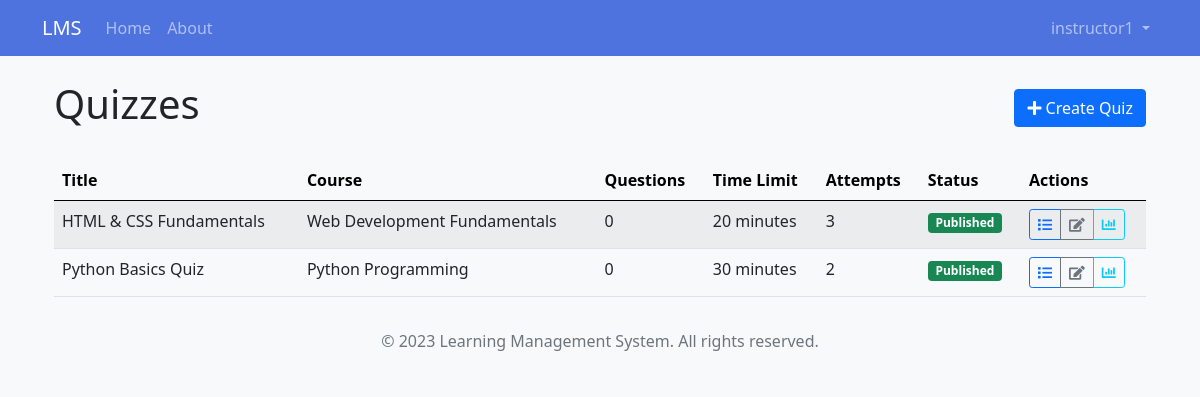
The page /instructor/quizzes (signed in) on the database its author committed.
### app/models/user.py (models this page shows, shortened)
class User(db.Model, UserMixin):
    id = db.Column(db.Integer, primary_key=True)
    username = db.Column(db.String(50), unique=True, nullable=False)
    email = db.Column(db.String(120), unique=True, nullable=False)
    password = db.Column(db.String(60), nullable=False)
    first_name = db.Column(db.String(50), nullable=False)
    last_name = db.Column(db.String(50), nullable=False)
    role = db.Column(db.String(20), nullable=False)
    created_at = db.Column(db.DateTime, default=datetime.utcnow)
    last_login = db.Column(db.DateTime, nullable=True)
    is_active = db.Column(db.Boolean, default=True)
    is_email_verified = db.Column(db.Boolean, default=False)
    profile = db.relationship(
        'UserProfile', backref='user', uselist=False, cascade='all, delete-orphan')
    courses_teaching = db.relationship(
        'Course', backref='instructor', lazy=True)
    enrollments = db.relationship('Enrollment', backref='student', lazy=True)
    parent_of = db.relationship('ParentStudent',
                                foreign_keys='ParentStudent.parent_id',
                                backref='parent', lazy=True)

class Quiz(db.Model):
    __tablename__ = 'quizzes'
    id = db.Column(db.Integer, primary_key=True)
    title = db.Column(db.String(100), nullable=False)
    description = db.Column(db.Text)
    course_id = db.Column(db.Integer, db.ForeignKey(
        'course.id'), nullable=False)
    module_id = db.Column(
        db.Integer, db.ForeignKey('module.id'), nullable=True)
    time_limit_minutes = db.Column(
        db.Integer, default=0)  # 0 means no time limit
    passing_score = db.Column(db.Float, default=60.0)
    attempts_allowed = db.Column(db.Integer, default=1)  # -1 means unlimited
    shuffle_questions = db.Column(db.Boolean, default=False)
    show_correct_answers = db.Column(db.Boolean, default=True)
    created_at = db.Column(db.DateTime, default=datetime.utcnow)
    is_published = db.Column(db.Boolean, default=False)
    course = db.relationship(
        'Course', backref=db.backref('quizzes', lazy=True))
    module = db.relationship(
        'Module', backref=db.backref('quizzes', lazy=True))
    questions = db.relationship(
        'Question', backref='quiz', lazy=True, cascade='all, delete-orphan')
    attempts = db.relationship(
        'QuizAttempt', backref='quiz', lazy=True, cascade='all, delete-orphan')

class Course(db.Model):
    id = db.Column(db.Integer, primary_key=True)
    title = db.Column(db.String(100), nullable=False)
    description = db.Column(db.Text, nullable=True)
    instructor_id = db.Column(
        db.Integer, db.ForeignKey('user.id'), nullable=False)
    created_at = db.Column(db.DateTime, default=datetime.utcnow)
    category_id = db.Column(db.Integer, db.ForeignKey(
        'course_category.id'), nullable=True)
    thumbnail = db.Column(db.String(255), nullable=True)
    is_published = db.Column(db.Boolean, default=False)
    is_featured = db.Column(db.Boolean, default=False)
    enable_drip = db.Column(db.Boolean, default=False)
    drip_interval_days = db.Column(
        db.Integer, default=0)  # 0 means no interval
    enrollments = db.relationship('Enrollment', backref='course', lazy=True)
    modules = db.relationship(
        'Module', backref='course', lazy=True, order_by='Module.order')
    prerequisites = db.relationship(
        'Course', secondary=course_prerequisites,
        primaryjoin=(course_prerequisites.c.course_id == id),
        secondaryjoin=(course_prerequisites.c.prerequisite_id == id),
        backref=db.backref('required_for', lazy='dynamic'),
        lazy='dynamic'
    )

### app/routes/instructor.py (the view)
@instructor.route('/quizzes')
@login_required
@instructor_required
def quizzes():
    instructor_courses = Course.query.filter_by(
        instructor_id=current_user.id).all()
    course_ids = [course.id for course in instructor_courses]
    quizzes = Quiz.query.filter(Quiz.course_id.in_(
        course_ids)).order_by(Quiz.created_at.desc()).all()
    return render_template('instructor/quizzes.html', quizzes=quizzes, courses=instructor_courses)

### app/models/user.py (called while the page is built)
@login_manager.user_loader
def load_user(user_id):
    return User.query.get(int(user_id))

### app/routes/instructor.py (called while the page is built)
def instructor_required(f):
    @wraps(f)
    def decorated_function(*args, **kwargs):
        if not current_user.is_authenticated or current_user.role != UserRole.INSTRUCTOR:
            flash('You do not have permission to access this page.', 'danger')
            return redirect(url_for('main.index'))
        return f(*args, **kwargs)
    return decorated_function

### app/templates/instructor/quizzes.html (shortened to what this page needs)
{% extends "base.html" %}
{% block content %}
<div class="container mt-4">
    <div class="d-flex justify-content-between align-items-center mb-4">
        <h1>Quizzes</h1>
        <a href="{{ url_for('instructor.create_quiz') }}" class="btn btn-primary">
            <i class="fas fa-plus"></i> Create Quiz
        </a>
    </div>
    {% if quizzes %}
        <div class="table-responsive">
            <table class="table table-striped table-hover">
                <thead class="table-light">
                    <tr>
                        <th>Title</th>
                        <th>Course</th>
                        <th>Questions</th>
                        <th>Time Limit</th>
                        <th>Attempts</th>
                        <th>Status</th>
                        <th>Actions</th>
                    </tr>
                </thead>
                <tbody>
                    {% for quiz in quizzes %}
                    <tr>
                        <td>{{ quiz.title }}</td>
                        <td>{{ quiz.course.title }}</td>
                        <td>{{ quiz.questions|length }}</td>
                        <td>
                            {% if quiz.time_limit_minutes > 0 %}
                                {{ quiz.time_limit_minutes }} minutes
                            {% else %}
                                No limit
                            {% endif %}
                        </td>
                        <td>
                            {% if quiz.attempts_allowed > 0 %}
                                {{ quiz.attempts_allowed }}
                            {% else %}
                                Unlimited
                            {% endif %}
                        </td>
                        <td>
                            {% if quiz.is_published %}
                                <span class="badge bg-success">Published</span>
                            {% else %}
                                <span class="badge bg-secondary">Draft</span>
                            {% endif %}
                        </td>
                        <td>
                            <div class="btn-group">
                                <a href="{{ url_for('instructor.quiz_questions', quiz_id=quiz.id) }}" class="btn btn-sm btn-outline-primary" title="Questions">
                                    <i class="fas fa-list"></i>
                                </a>
                                <a href="{{ url_for('instructor.edit_quiz', quiz_id=quiz.id) }}" class="btn btn-sm btn-outline-secondary" title="Edit">
                                    <i class="fas fa-edit"></i>
                                </a>
                                <a href="{{ url_for('instructor.quiz_results', quiz_id=quiz.id) }}" class="btn btn-sm btn-outline-info" title="Results">
                                    <i class="fas fa-chart-bar"></i>
                                </a>
                            </div>
                        </td>
                    </tr>
                    {% endfor %}
                </tbody>
            </table>
        </div>
    {% else %}
        <div class="alert alert-info">
            <p>You haven't created any quizzes yet.</p>
            <a href="{{ url_for('instructor.create_quiz') }}" class="btn btn-primary">Create Your First Quiz</a>
        </div>
    {% endif %}
</div>
{% endblock %}

### app/templates/base.html (shortened to what this page needs)
<!DOCTYPE html>
<html lang="en">
<head>
    <link href="https://cdn.jsdelivr.net/npm/bootstrap@5.1.0/dist/css/bootstrap.min.css" rel="stylesheet">
    <link rel="stylesheet" href="https://cdnjs.cloudflare.com/ajax/libs/font-awesome/5.15.4/css/all.min.css">
    <link rel="stylesheet" href="{{ url_for('static', filename='css/style.css') }}">
</head>
<body>
    <nav class="navbar navbar-expand-lg navbar-dark bg-primary">
        <div class="container">
            <a class="navbar-brand" href="{{ url_for('main.index') }}">LMS</a>
            <div class="collapse navbar-collapse" id="navbarNav">
                <ul class="navbar-nav me-auto">
                    <li class="nav-item">
                        <a class="nav-link" href="{{ url_for('main.index') }}">Home</a>
                    </li>
                    <li class="nav-item">
                        <a class="nav-link" href="{{ url_for('main.about') }}">About</a>
                    </li>
                </ul>
                <ul class="navbar-nav">
                    {% if current_user.is_authenticated %}
                        <li class="nav-item dropdown">
                            <a class="nav-link dropdown-toggle" href="#" id="navbarDropdown" role="button" data-bs-toggle="dropdown" aria-expanded="false">
                                {{ current_user.username }}
                            </a>
                        </li>
                    {% endif %}
                </ul>
            </div>
        </div>
    </nav>
    <div class="container mt-4">
        {% block content %}{% endblock %}
    </div>
    <footer class="footer mt-auto py-3 bg-light">
        <div class="container text-center">
            <span class="text-muted">&copy; 2023 Learning Management System. All rights reserved.</span>
        </div>
    </footer>
</body>
</html>

### app/static/css/style.css (style rules this page uses)
body { font-family: 'Segoe UI', Tahoma, Geneva, Verdana, sans-serif; background-color: #f8f9fa; }
.navbar-dark.bg-primary { background-color: #4e73df !important; }
.footer { position: relative; margin-top: 2rem; }
.badge { font-weight: 600; padding: 0.35em 0.65em; }

### rows shown on the page
User: username "instructor1"
Quiz: title "HTML & CSS Fundamentals", course "Web Development Fundamentals", questions|length "0", time_limit_minutes "20", attempts_allowed "3", is_published "Published"
Quiz: title "Python Basics Quiz", course "Python Programming", questions|length "0", time_limit_minutes "30", attempts_allowed "2", is_published "Published"
